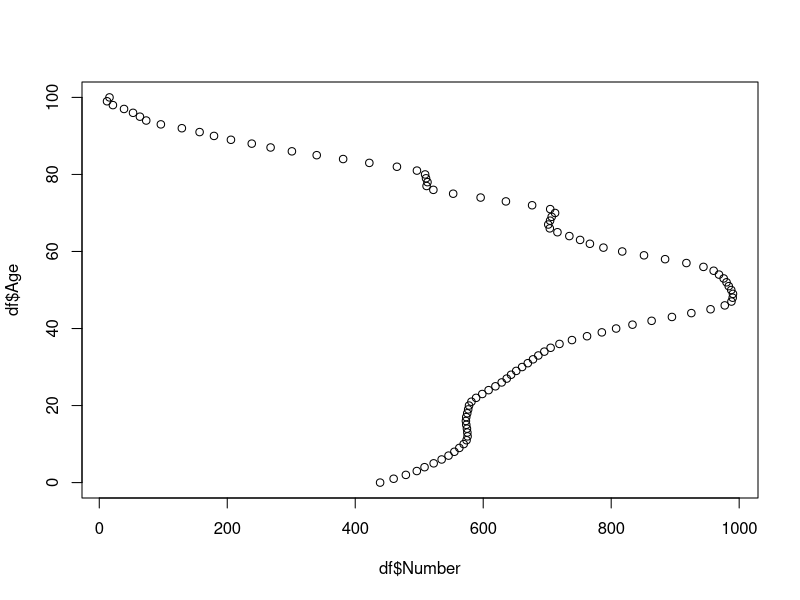

The R source for this figure: (Note: this script raises an error after producing the figure.)
#require(tidyverse)
require(readr)
require(ggplot2)
require(igraph)
require(readxl)
#library(lattice)
require(reshape2)
require(magrittr)
require(purrr)
require(dplyr)
require(compiler)


genNet <- function(N=N, age=age, n.try=100) {
  require(igraph) # TODO: add check points for invalid inputs
  if (N < 100) warning("Considering increase N!")
  # Utils functions -------------------------------------------------------
  `%notin%` <- function(x, y) is.na(match(x, y, nomatch=NA_integer_))
  # pick age to make contacts according the prob. from contact matrix
  pickAge <- function(x) sample(Mnmr, ncont[x], 1, M[, Grp[x]])
  # pick id that is free and in respected age groups
  pickId <- function(x) {
    pool <- freeI[freeI %in% which(Grp==apick[x])]
    if (length(pool)==1) return(pool)
    else return(sample(pool, npick[x]))
  }
  makeLinks <- function(i, j) c(sapply(j, function(x) c(i, x)))
  # templates and storages ------------------------------------------------
  g <- make_empty_graph(n = N, directed = FALSE)
  freeI <- which(ncont > 0) # some might have no contact
  # Main loop -------------------------------------------------------------
  for (i in 1:N) {
    cat('\r', "Node:", i); flush.console()
    if (ncont[i] == 0) next # am I free?
    freeI <- freeI[freeI %notin% i] # exclude myself: no loop back
    # Check if enough peoples to contact ----------------------------------
    freeA <- rle(sort(Grp[freeI])) #freenodes by age-grp
    afree <- freeA$values  # age-grp that have freenodes
    nfree <- freeA$lengths  # of freenodes by ages
    isEnough <- noWay <- FALSE
    i.try    <- 0  # trying to find enough matched age partners
    while(!isEnough) {
      i.try <- i.try + 1
      if ( i.try > n.try ) isEnough <- noWay <- TRUE # force stop
      conti <- rle(sort(pickAge(i)))  # pick age of my contacts
      npick <- conti$lengths  # of contact by ages
      apick <- conti$values  # age-grp to pick
      if (!all(apick %in% afree)) next  # if no free age, try again
      ok <- sapply(seq_along(npick), function(x) npick[x] <= nfree[which(afree==apick[x])]) # if there are, check number enough?
      if (all(ok)) isEnough <- TRUE
    }
    if (noWay) next  # leave this guy alone
    pickedId <- unlist(sapply(seq_along(npick), function(x) pickId(x)))
    if (any(which(ncont==0) %in% pickedId) ) break
    g <- add_edges(g, makeLinks(i, pickedId) ) # add weights here if needed
    ncont[i] <- 0  # update me, no more friend
    ncont[pickedId] <- ncont[pickedId] - 1  # update friends
    freeI <- which(ncont > 0) # update free id
  }
  g <- set_vertex_attr(g, 'age', value=age)
  return(list(g=g, age=age))
}
genNet <- compiler::cmpfun(genNet)
plotNet <- function(g, vs=log(degree(g)+2)*2, vc=vertex_attr(g, "age"), ly=layout_with_fr, ...) plot(g, vertex.size=vs, vertex.label=NA, edge.arrow.mode=0, layout=ly, vertex.color=vc, edge.color="gray90",...) 
plotNet2 <- function(g, vs=log(degree(g)+2)*2, vc=vertex_attr(g, "age"),  ...) plot(g, vertex.size=vs, vertex.label=NA, edge.arrow.mode=0, vertex.color="#00AFBB", edge.color="gray90",...) 
###############################

df <- read_excel("data/Italy_ages_raw.xlsx")

plot(x=df$Number, y=df$Age)

abreaks<-c(0,19,51,69,103)
la1 <- c(paste(c(0,19,51),c(18,50,70),sep = "-"),paste(70,"+",  sep = ""))
la1

df$AgeGroup <- cut(df$Age, breaks = abreaks,labels=la1, right = FALSE)
agegrp_sum <- aggregate(df$Number, by=list(Category=df$AgeGroup), FUN=sum)
colnames(agegrp_sum)<-c("grps","freq")
agegrp_sum$agegrp_perc<- 100*(agegrp_sum$freq/sum(agegrp_sum$freq))
#plot(agegrp_sum$grps,agegrp_sum$freq)

#barchart(freq~grps,agegrp_sum, xlab="Age group", ylab="Count")
######
# pdf("m5.pdf")
# p<-ggplot(data=agegrp_sum, aes(x=grps, y=freq)) +
#   geom_bar(stat="identity", fill="steelblue") +
#   labs(title="Age distribution", 
#        x="Age group", y = "Count") +
#   theme_classic()
# print(p)
# dev.off()
# # Horizontal bar plot
# #p + coord_flip()
# 
# ################################################
# ############ GROUPING ASPECT ###################
# 
part2 <- read_excel("data/part2.xlsx", col_types = c("numeric","numeric"))
cdata  <- read_excel("data/contacts_data.xlsx", 
                     col_types = c("numeric", "numeric", "numeric", 
                                   "numeric", "numeric","text"))
mydata = c()
for (i in part2$part_id){
  mydata$dist[i]= length(which(cdata$part_id==i))
  mydata$pp[i] = i
}
datdf = data.frame(na.omit(mydata$dist),na.omit(mydata$pp))

part2$part_nocont = datdf$na.omit.mydata.dist.
part2$pt_grp <- cut(part2$part_age, breaks = abreaks,labels=la1, right = FALSE)
part_grp = as.data.frame(table(part2$pt_grp))


lli=lapply(seq_along(part2$part_age), function(i)rep(part2$part_age[i], part2$part_nocont[i]))
cdata$p_ages = unlist(lli)
cdata$ages_con = NA
for (i in 1:length(cdata$cnt_age_exact)){
  if (is.na(cdata$cnt_age_exact[i])==FALSE){
    cdata$ages_con[i] <- cdata$cnt_age_exact[i]}
  else {cdata$ages_con[i] <- cdata$cnt_age_est_max[i]}
  # else {cdata$ages_con[i] <- sample(seq(cdata$cnt_age_est_min[i],cdata$cnt_age_est_max[i]),1)}
}
# 
# 
cdata$cnt_grp <- cut(cdata$ages_con, breaks = abreaks,labels=la1, right = FALSE)
c_grp = as.data.frame(table(cdata$ages_con))
c_grp$ct_grp <- cut(as.numeric(c_grp$Var1), breaks = abreaks,labels=la1, right = FALSE)
c_sum <- aggregate(c_grp$Freq, by=list(Category=c_grp$ct_grp), FUN=sum)
cdata$c_grp_pro=ave(cdata$ages_con,cdata$cnt_grp)
# 
# #
cdata$pt_grp <- cut(cdata$p_ages, breaks = abreaks,labels=la1, right = FALSE)
# p_grp = as.data.frame(table(cdata$p_ages))
# p_grp$p_grp <- cut(as.numeric(p_grp$Var1), breaks = abreaks,labels=la1, right = FALSE)
# p_sum <- aggregate(p_grp$Freq, by=list(Category=p_grp$p_grp), FUN=sum)
# cdata$p_prob <- cdata$p_ages/length(cdata$p_ages)
# cdata$p_grp_pro=ave(cdata$p_ages,cdata$pt_grp)
# p_sum$perc_ita = c(1.6,27,34.2,37.2)
# #
# part2$part_pro = part2$part_nocont/length(part2$part_nocont)
# #
# c_time = as.data.frame(table(cdata$duration_multi))
# p_time <- aggregate(p_grp$Freq, by=list(Category=p_grp$p_), FUN=sum)
# 
# #
mx <- with(cdata, table(participants=cdata$pt_grp,contacts=cdata$cnt_grp))
# t(mx)
# 
# mtmx = melt(mx)
# mtmx$nval = mtmx$value/sum(c_sum$x)
# # 
# # pdf("m6.pdf")
# # pcplot = ggplot(mtmx, aes(participants,contacts, fill=nval)) + 
# #   geom_raster()+
# #   scale_fill_gradient(low="#F3F8FB", high="dodgerblue") +
# #   guides(fill = guide_legend(title = ""))
# # print(pcplot)
# # dev.off()
# ##################################################
# # cases_Italy <- read_excel("data/cases_Italy.xlsx", 
# #                           col_types = c("text", "numeric"))
# # summary(cases_Italy$Number)
# 
# ######################################
# 
# a_sum <- as.data.frame(table(part2$part_nocont))
# a_sum$prob <- 100*a_sum$Freq/sum(a_sum$Freq)
# 
# pdf("m7.pdf")
# PL<-ggplot(data=a_sum[1:50,], aes(x=Var1, y=Freq)) +
#   geom_bar(stat="identity", fill="steelblue") +
#   labs(title="Contact distribution", 
#        x="Number of contacts", y = "Frequency") +
#   scale_x_discrete(breaks=c("10","20","30","40","50"),
#                    labels=c("10","20","30","40","50"))+
#   theme_classic()
# print(PL)
# dev.off()

###############
N    <- 1000

seed <- 123

orderBy <- function(.data,index,...) as.data.frame(.data[order(.data[, index],...), ])

## Steps

#Assign age: depends on the target population age distribution

SR1     <- dget("./data/Italy_age_distn.txt")  # Italy population by age
if (!is.null(seed)) set.seed(seed)
age           <- sample(SR1$age, N, TRUE, SR1$prob)

#Assign contacts: depends on both target age and POLYMOD data
agecont      <- orderBy(dget("./data/POLYMODtab1"), 1) # POLYMOD Tab.1
agecont$rk   <- rank(agecont$age)  # Rank age-group by contact
# POLYMODbreak <- c(0,4,9,14,19,29,39,49,59,69,100) 
abreaks<-c(0,19,51,69,103)
POLYMODbreak <- abreaks 
ageGrp1 <- cut(age, breaks=POLYMODbreak, include.lowest=1)
ageGrp <- as.numeric(ageGrp1) # mapping age to ageGrp
agerk  <- sapply(ageGrp, function(x) agecont$rk[x==agecont$nmr])
age    <- rev(orderBy(cbind(age, agerk), 2)[, 1]) # large to small

#Sampling from contact distribution

distCont <- dget("data/distCont")

#distCont <- a_sum
ncont    <- sort(sample(distCont$freq, N, 1, distCont$prob), TRUE)

#Load contact matrix (as probability) POLYMOD data: averaging all countries

M <- mx  # image(M)
Mbrk <- abreaks
Mnmr <- 1:4
Grp  <- as.numeric(cut(age, breaks=Mbrk, include.lowest=1))

## Run

#source("gennet.R")
gr <- genNet(N, age)
# 
# pdf("DCm1.pdf")
# netp = plotNet(gr$g)
# print(netp)
# dev.off()

# 
# qqplot(degree(gr$g), ncont, main="QQ Plot", ylab="Target contact distribution")
# qqplot(age, vertex_attr(gr$g, "age"), main="QQ Plot", ylab="Target age distribution")
########################################

intdyn = function(v1,ti){ #v1 here is the newly infected node
  l=ageGrp[v1]
  G1list <- list(G)
  ct= 1
  i= ti
  if (l==1&i<=5){
    #print("old no symp")
    V(G)[v1]$color = "orange"
    V(G)[v1]$state = "NS"
    ct <- ct + 1
    G1list[[ct]] <- G
  }
  else if (l==1&(i>5&i<=8)){
    #print("old sev symp")
    V(G)[v1]$color = "magenta"
    V(G)[v1]$state = "SS"
    ct <- ct + 1
    G1list[[ct]] <- G
  }
  else if (l==1&(i>8&i<=21)){
    #print("old ICU")
    V(G)[v1]$color ="cyan"
    V(G)[v1]$state = "ICU"
    ct <- ct + 1
    G1list[[ct]] <- G
  }
  else if (l==1&i>21){
    #print("old immune/dead")
    V(G)[v1]$color = "green"
    V(G)[v1]$state = "RM"
    ct <- ct + 1
    G1list[[ct]] <- G
  }
  else if (l==2&i<=5){
    #print("young no symp")
    V(G)[v1]$color = "orange"
    V(G)[v1]$state = "NS"
    ct <- ct + 1
    G1list[[ct]] <- G
  }
  else if (l==2&(i>5&i<=9)){
    #print("young sev symp")
    V(G)[v1]$color = "magenta"
    V(G)[v1]$state = "SS"
    ct <- ct + 1
    G1list[[ct]] <- G
  }
  else if (l==2&(i>9&i<=20)){
    #print("young hosp")
    V(G)[v1]$color ="pink"
    V(G)[v1]$state = "HP"
    ct <- ct + 1
    G1list[[ct]] <- G
  }
  else if (l==2&i>20){
    #print("young immune")
    V(G)[v1]$color = "green"
    V(G)[v1]$state = "RM"
    ct <- ct + 1
    G1list[[ct]] <- G
  }
  else if (l==3&i<=5){
    #print("mid-55% no symp")
    V(G)[v1]$color = "orange"
    V(G)[v1]$state = "NS"
    ct <- ct + 1
    G1list[[ct]] <- G
  }
  else if (l==3&(i>5&i<=10)){
    #print("mid-55% mild symp")
    V(G)[v1]$color = "magenta"
    V(G)[v1]$state = "MS"
    ct <- ct + 1
    G1list[[ct]] <- G
  }
  else if (l==3&(i>10)){
    #print("mid-55% immune")
    V(G)[v1]$color ="green"
    V(G)[v1]$state = "RM"
    ct <- ct + 1
    G1list[[ct]] <- G
  }
  else if (l==4&i<=5){
    #print("no symp-class no symp")
    V(G)[v1]$color = "orange"
    V(G)[v1]$state = "NS"
    ct <- ct + 1
    G1list[[ct]] <- G
  }
  else if (l==4&i>5){
    #print("no symp-class immune")
    V(G)[v1]$color = "green"
    V(G)[v1]$state = "RM"
    ct <- ct + 1
    G1list[[ct]] <- G
  }
  
  return(V(G)[v1]$state)
}

#intdyn <- cmpfun(intdyn1)


gfunct <- function(G){
  G$AdjList = get.adjlist(G,mode="out")
  totpop = length(V(G))
  vin = sample(totpop-1,1) # pick a random node
  V(G)$nod = V(G)
  sdf=data.frame(DC=centr_degree(G)$res,DC_r=rank(-centr_degree(G)$res,ties.method = "first"),
                 CC=centr_clo(G)$res,CC_r=rank(centr_clo(G)$res,ties.method = "first"),
                 BC=centr_betw(G)$res,BC_r=rank(centr_betw(G)$res,ties.method = "first"),
                 node=V(G)$nod, age= gr$age)
  ### vaccinate n nodes with highest degree centrality (hubs)
  vacgroup = unlist(sdf[sdf$DC_r<101,7])
  
  V(G)$state = "S"
  V(G)$duration = 0
  V(G)$num = 1
  V(G)[vin]$state = "NS"
  V(G)[vin]$duration = 1
  V(G)[vin]$num = 3
  V(G)[vacgroup]$state = "RM"
  #V(G)[vacgroup]$num = 0
  V(G)[vacgroup]$duration = 50
  # 
  NS = c()
  SS = c()
  MS = c()
  HP = c()
  ICU = c()
  RM = c()
  SU = c()
  VAC = c()
  timing = 120
  mglist = list(G)
  infcount = list()
  tcount = 0
  m_inf = vin
  all_inf = NULL
  tog = c()
  to = c()
  p = NULL
  #p = 0.15
  Time = 1:length(seq(1,timing,1))
  for (time in Time){
    new_inf = NULL
    for (n in m_inf){
      daily_contacts <- G$AdjList[[n]]
      if(n %in% vacgroup==TRUE){
        # p = 0
        new_state = "S"
        #new_inf = c(new_inf,nb)
        # break
      } else{
        #p = 0.5
        new_state =  "NS" #sample(c("S","NS"),1)#,prob = c(p,1-p))}
      for (nb in daily_contacts){
        if (V(G)[nb]$state == "S" & new_state == "NS"){
          V(G)[nb]$num = 2
          new_inf = c(new_inf,nb)
        }
      }
    }
    m_inf = new_inf
    to = c(to,new_inf)
    tog = c(vin,to)
    V(G)[tog]$duration = V(G)[tog]$duration + 1
    # for (ji in tog) {
    #V(G)[tog]$state = intdyn(tog,V(G)[tog]$duration)
    #}
    V(G)[tog]$state=lapply(tog, function(x) intdyn(x,V(G)[x]$duration))
    
    tcount <- tcount + 1
    SU[tcount] = length(which(V(G)$state == "S")) 
    NS[tcount] = length(which(V(G)$state == "NS")) #no. of  in population
    SS[tcount] = length(which(V(G)$state == "SS")) #no. of  in population
    RM[tcount] = length(which(V(G)$state == "RM")) #no. of  in population
    ICU[tcount] = length(which(V(G)$state == "ICU"))
    HP[tcount] = length(which(V(G)$state == "HP"))
    MS[tcount] = length(which(V(G)$state == "MS"))
    VAC[tcount] = length(which(V(G)$state == "vac"))
    
    mglist[[tcount]] = G
    
    #infcount[[tcount]] = new_inf
  }
  
  ############ R0
  GAge <- gr$age
  dfGAg <- data.frame(cut(GAge, breaks = abreaks,labels=la1, right = FALSE))
  colnames(dfGAg) <-"agegrps"
  VAge = GAge[vin]
  VAg = which(la1==dfGAg$agegrps[vin])
  Glist = mglist
  
  R0net <- function(net = gr$g, All=FALSE) {
    n  <- igraph::delete.vertices(net,V(tail(Glist,1)[[1]])[vacgroup]) 
    n  <- igraph::delete.vertices(net, which(V(tail(Glist,1)[[1]])$state=="S"))
    n  <- igraph::as.directed(n, mode = c("arbitrary"))
    dg <- igraph::degree(n,  mode='out')
    if (All==TRUE) r0 <- dg
    else r0 <- 0.15*mean(dg)
    return(list(r0,n))
  }
  
  fro = R0net(G)
  }
  return(list(SU=SU,NS=NS,SS=SS,RM=RM,ICU=ICU,HP=HP,MS=MS,Time=Time,R0 = fro[[1]],VAge = VAge,vin = vin))
  }
  

gfunct <- compiler::cmpfun(gfunct)

G <- gr$g #sample_gnp(1000, 1/1000)

system.time(gfunct(G))

glist = gfunct(G)
glist$R0
# 
df=data.frame(glist$SU,glist$NS,glist$SS,glist$RM,glist$ICU,glist$HP,glist$MS,glist$Time)
colnames(df)<- c("SU","NS","SS","RM","ICU","HP","MS","Time")
mdf2 = melt(df, id.vars = "Time")
colnames(mdf2)<- c("Time","State","Population")
# 
pdf("DCm2.pdf")
gpl = ggplot(mdf2, aes(Time,Population, color=State)) +
  geom_line() +
  theme_bw()+
  theme(axis.text=element_text(size=20),
        axis.title=element_text(size=20))
print(gpl)
dev.off()
# # 
# # #############################3
rep = replicate(10,gfunct(G))
reps = rep[1:8,]

#
# write.table(rep,"data1.csv")
#
myplot <- function(data){
  ggplot(data, aes(Time,Population, color=variable)) +
    geom_line() +
    theme_bw()+
    theme(axis.text=element_text(size=20),
          axis.title=element_text(size=20))
}
# #
lo = c()
lo2 = c()
lo3 = c()
lo4 = list()
tml=list()
mtl4 = list()
mlti = list()
plot_list = list()
qp = list()
for (ik in 1:ncol(reps)) {
  lo = list(reps[,ik])
  #print(lo)
  lo2 <- map(lo,~data.frame(.))
  lo3 <-map_df(lo2,~mutate_all(.,as.numeric))
  lo4 <-as_tibble(lo3)
  tml[ik] = list(lo4)
  mtl4 = melt(tml[ik], id.vars = "Time")
  colnames(mtl4)<- c("Time","variable","Population")
  mlti[ik] = list(mtl4)
  #p <- myplot(mlti,1)
  #plot_list[[ik]] = p
  p <- myplot(mlti[[1]])
  qp[[ik]] = geom_line(mlti[[ik]], mapping=aes(Time,Population, color=variable))
  np = p + qp
  #print(np)
}
pdf("DCnpil.pdf")
print(np)
dev.off()
# # for (i in 1:length(seq(1,ncol(reps),1))) {
# #   file_name = paste("m9_", i, ".tiff", sep="")
# #   tiff(file_name)
# #   print(plot_list[[i]])
# #   dev.off()
# # }
#
# # # Another option: create pdf where each page is a separate plot.
# # pdf("m3.pdf")
# # for (i in 1:length(seq(1,ncol(reps),1))) {
# #   print(plot_list[[i]])
# # }
# # dev.off()
#
# #
# R0table = rep[9 :11,]
# nr0 = data.frame(c(unlist(R0table[1,])),c(unlist(R0table[2,])))
# colnames(nr0) = c("val","age")
# nr0df = as.data.frame(nr0)
# nr0df$grp <- cut(nr0df$ag, breaks = abreaks,labels=la1, right = FALSE)
# 
# #
# # nr0df2 = nr0df[order(nr0df$ag,nr0df$val),]
# # plot(nr0df2$ag,nr0df2$val)
# 
# dfr = data.frame(c(la1),c(tapply(nr0df$val, nr0df$grp, max)))
# dfr
# colnames(dfr)<- c("grp","val")
# 
# pdf("DCmr0.pdf")
# R0plot <- ggplot(data=dfr, aes(x=grp, y=val)) +
#   geom_bar(stat="identity", fill="steelblue") +
#   labs(x="Age group", y = bquote(R[0]))+
#   theme_classic()+
#   theme(axis.text=element_text(size=20),
#         axis.title=element_text(size=20))
# print(R0plot)
# dev.off()
# #################################################

